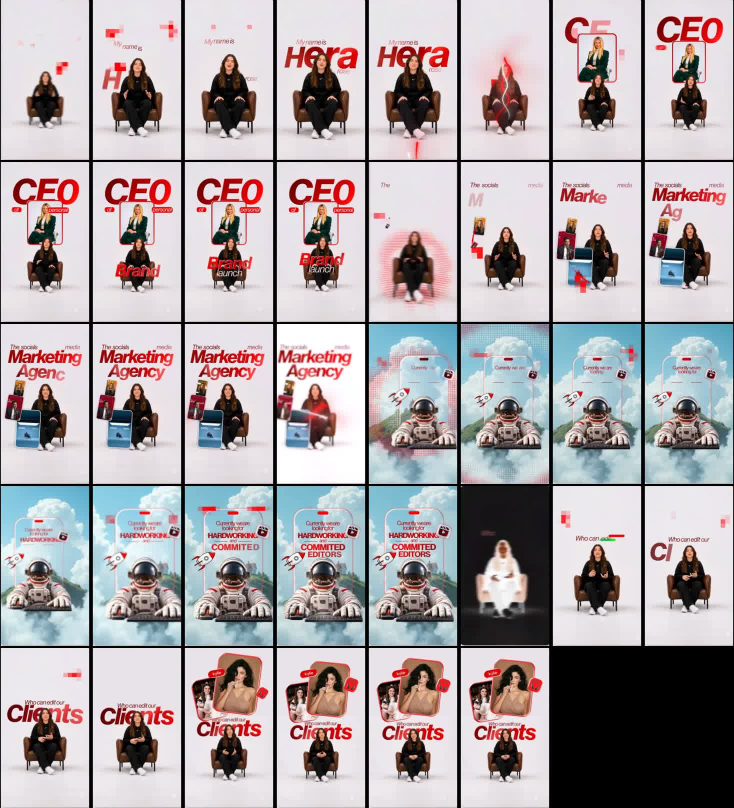
#> input picture .claude/skills/video-references/references/01-red-kinetic-talking-head.sheet.jpg, 1468 x 1616 px (shown at 1/2 size)
$ python composite.py ../../.claude/skills/video-references/references/01-red-kinetic-talking-head.sheet.jpg ../../.claude/skills/video-references/references/02-persian-pill-subtitles-split-card.sheet.jpg ../../.claude/skills/video-references/references/02-persian-pill-subtitles-split-card.sheet.jpg ../../.claude/skills/video-references/references/02-persian-pill-subtitles-split-card.sheet.jpg 5 5
#> lines starting #> are read from the running program, lines starting #| are printed output that depends on the picture; after the words box and inside, x2 and y2 are one past the last pixel; in counts of white or black regions, pixels touching at a corner belong together
# v2 compositor. usage: composite.py <src video> <broll dir> <gfx dir> <out dir> <nframes> [start end]
import sys, os, cv2, numpy as np
SRC, BR, G, O, N = sys.argv[1], sys.argv[2], sys.argv[3], sys.argv[4], int(sys.argv[5])
F0, F1 = (int(sys.argv[6]), int(sys.argv[7])) if len(sys.argv) > 7 else (0, N)
os.makedirs(O, exist_ok=True)
FPS, W, H = 25, 1080, 1920
clamp = lambda x, a=0, b=1: max(a, min(b, x)); lin = lambda t, a, b: clamp((t - a) / (b - a))
expoOut = lambda p: 1 if p >= 1 else 1 - 2 ** (-10 * p); expoIn = lambda p: 0 if p <= 0 else 2 ** (10 * p - 10)
eIO = lambda p: 4 * p ** 3 if p < .5 else 1 - (-2 * p + 2) ** 3 / 2
sIO = lambda p: p * p * (3 - 2 * p)

class Clip:
    def __init__(s, path): s.cap = cv2.VideoCapture(path); s.fps = s.cap.get(5); s.n = int(s.cap.get(7)); s.pos = -1; s.last = None
    def at(s, t):
        i = int(clamp(round(t * s.fps), 0, s.n - 1))
        if i == s.pos: return s.last
        if i < s.pos or i > s.pos + 30: s.cap.set(1, i); s.pos = i - 1
        while s.pos < i:
            ok, f = s.cap.read(); s.pos += 1
            if ok: s.last = f
        return s.last
src = Clip(SRC); drawer = Clip(BR + '/47082.mp4'); suv = Clip(BR + '/47835.mp4'); fire = Clip(BR + '/52312.mp4')

def upscale(f):
    u = cv2.resize(f, (1081, 1920), interpolation=cv2.INTER_LANCZOS4)[:, :1080]
    b = cv2.GaussianBlur(u, (0, 0), 1.3); return cv2.addWeighted(u, 1.35, b, -0.35, 0)
def cover(f, w=W, h=H, cx=0.5):
    fh, fw = f.shape[:2]; s = max(w / fw, h / fh); r = cv2.resize(f, (int(fw * s + .5), int(fh * s + .5)), interpolation=cv2.INTER_LANCZOS4)
    x = int(clamp((r.shape[1] * cx) - w / 2, 0, r.shape[1] - w)); y = (r.shape[0] - h) // 2; return r[y:y + h, x:x + w]
def transform(img, z, c):
    M = np.float32([[z, 0, c[0] - c[0] * z], [0, z, c[1] - c[1] * z]])
    return cv2.warpAffine(img, M, (W, H), flags=cv2.INTER_LINEAR, borderMode=cv2.BORDER_REFLECT)
# [9 lines left out: functions zoomblur, vblur, not called in this run]

# smooth zoom events: (t0, t1, amount, cx, cy, attack, release) — eased in/out, no shake
Z = [(3.10, 4.00, 0.07, 560, 860, 0.35, 0.45), (7.0, 9.45, 0.08, 560, 900, 2.0, 0.4), (11.24, 12.20, 0.05, 540, 900, 0.3, 0.4),
     (14.43, 15.80, 0.05, 540, 900, 0.35, 0.5), (20.20, 23.90, 0.10, 420, 1050, 0.6, 1.2), (26.80, 29.20, 0.07, 540, 960, 1.4, 0.3),
     (32.2, 35.6, 0.05, 560, 760, 2.4, 0.3), (35.73, 36.70, 0.10, 560, 760, 0.30, 0.45), (37.2, 41.0, 0.05, 540, 1000, 3.0, 0.3),
     (41.14, 42.00, 0.07, 540, 1000, 0.25, 0.5), (43.0, 48.7, 0.11, 540, 1000, 4.5, 0.6), (53.78, 57.40, 0.06, 540, 900, 0.4, 0.6),
     (55.30, 57.40, 0.03, 540, 900, 0.35, 0.6), (56.13, 57.40, 0.03, 540, 900, 0.35, 0.6), (60.57, 61.40, 0.05, 540, 960, 0.3, 0.4),
     (61.35, 64.10, 0.09, 600, 960, 1.5, 0.6), (65.85, 67.0, 0.04, 540, 900, 0.35, 0.5), (67.2, 71.6, 0.06, 540, 1000, 4.0, 0.3),
     (72.4, 80.5, 0.04, 540, 800, 3.0, 0.4)]
def zoom(t):
    z, cx, cy, ws = 1.0, 0.0, 0.0, 0.0
    if t < 1.6: z += 0.10 * (1 - sIO(lin(t, 0, 1.6)))
    for t0, t1, a, x, y, at, rl in Z:
        if t0 <= t <= t1:
            e = min(sIO(lin(t, t0, t0 + at)), 1 - sIO(lin(t, t1 - rl, t1)))
            z += a * e; cx += x * e; cy += y * e; ws += e
    if ws > 1e-3:
        c = (cx / ws, cy / ws); k = min(1, ws); c = (540 + (c[0] - 540) * k, 960 + (c[1] - 960) * k)
    else: c = (540, 960)
    return z, c

# B-roll card (top, reference-inspired): rounded, thin white border, soft shadow
CX0, CW, CH, CY0 = 90, 900, 506, 300
def rounded_mask(w, h, r):
#> called with w = 900, h = 506, r = 40
    m = np.zeros((h, w), np.uint8); cv2.rectangle(m, (r, 0), (w - r, h), 255, -1); cv2.rectangle(m, (0, r), (w, h - r), 255, -1)
#> after `cv2.rectangle(m, (r, 0), (w - r, h), 255, -1)`:
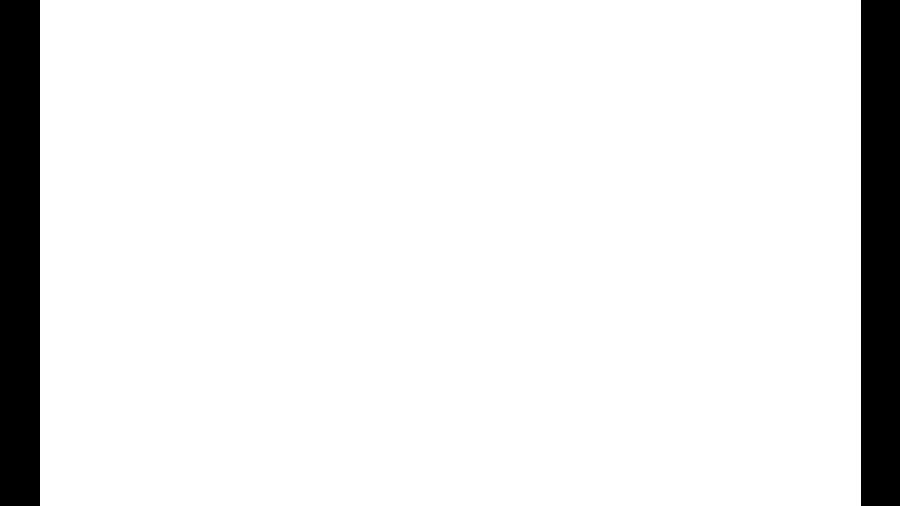
#> m: shape (506, 900); 91.2% white; 2 black regions, box (x1, y1, x2, y2) and area: (0, 0, 40, 506) 20240, (861, 0, 900, 506) 19734
#> after `cv2.rectangle(m, (0, r), (w, h - r), 255, -1)`:
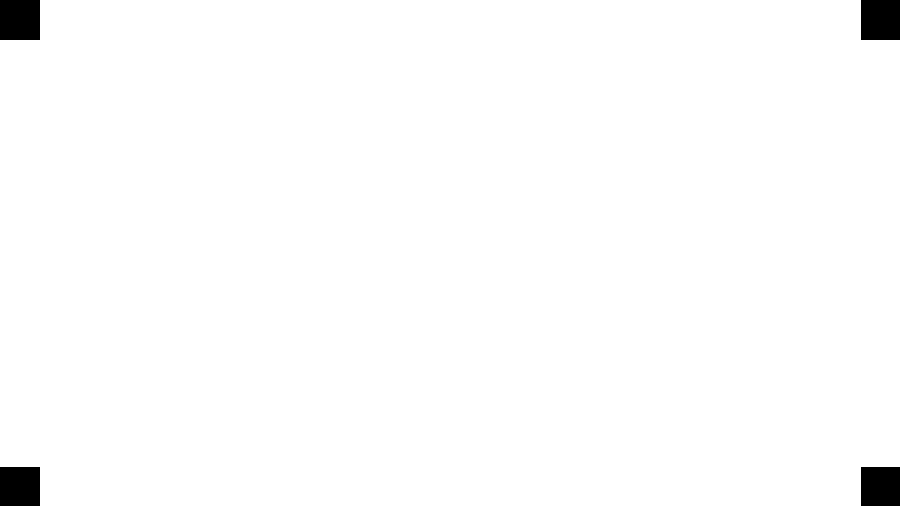
#> m: shape (506, 900); 98.6% white; 4 black regions, box (x1, y1, x2, y2) and area: (0, 0, 40, 40) 1600, (861, 0, 900, 40) 1560, (0, 467, 40, 506) 1560, (861, 467, 900, 506) 1521
    for x, y in [(r, r), (w - r, r), (r, h - r), (w - r, h - r)]: cv2.circle(m, (x, y), r, 255, -1)
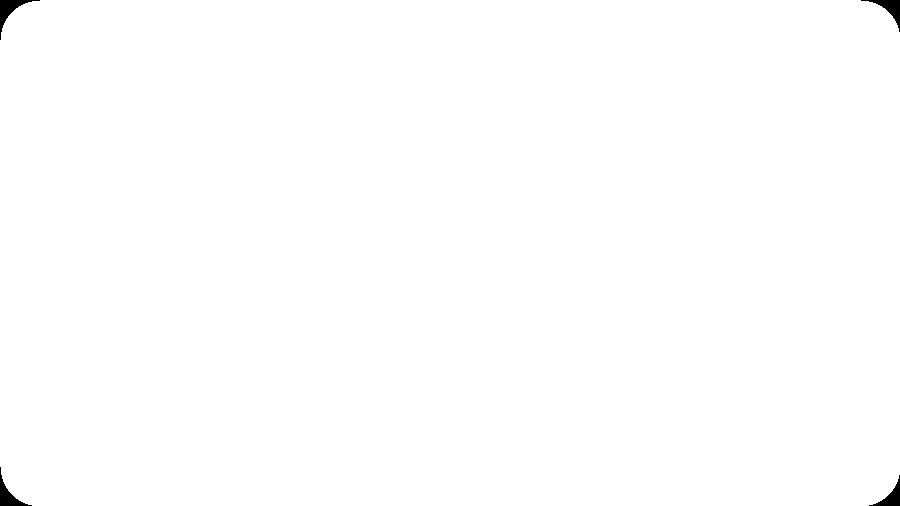
#> m: shape (506, 900); 99.7% white; 4 black regions, box (x1, y1, x2, y2) and area: (0, 0, 40, 40) 384, (861, 0, 900, 32) 344, (0, 467, 32, 506) 344, (869, 475, 900, 506) 305
    return cv2.GaussianBlur(m, (0, 0), 1.0).astype(np.float32)[..., None] / 255
CMASK = rounded_mask(CW, CH, 40)
BORDER = np.clip(CMASK - cv2.erode(CMASK, np.ones((5, 5), np.uint8))[..., None], 0, 1)
SHADOW = cv2.GaussianBlur(np.pad(CMASK[..., 0], 60), (0, 0), 26)[..., None]
# [28 lines left out: functions card_offset, paste, put_card, not called in this run]

def heat(img, t, amt):
    yy, xx = np.mgrid[0:H, 0:W].astype(np.float32)
    return cv2.remap(img, xx + np.sin(yy / 26 + t * 12) * 3.5 * amt, yy + np.cos(xx / 34 + t * 9) * 2.0 * amt, cv2.INTER_LINEAR, borderMode=cv2.BORDER_REFLECT)
FIREMASK = np.clip((np.arange(H, dtype=np.float32) - 760) / 760, 0, 1)[:, None, None] ** 1.4
VIG = None

for n in range(F0, min(F1, N)):
    t = n / FPS
    f = upscale(src.at(min(t, (src.n - 1) / FPS)))
#> in at, f is the input picture: shape (1616, 1468, 3); mean B, G, R 167.6, 164.5, 172.3
#> in upscale, `u = cv2.resize(f, (1081, 1920), interpolation=cv2.INTER_LANCZOS4)[:, :..`:
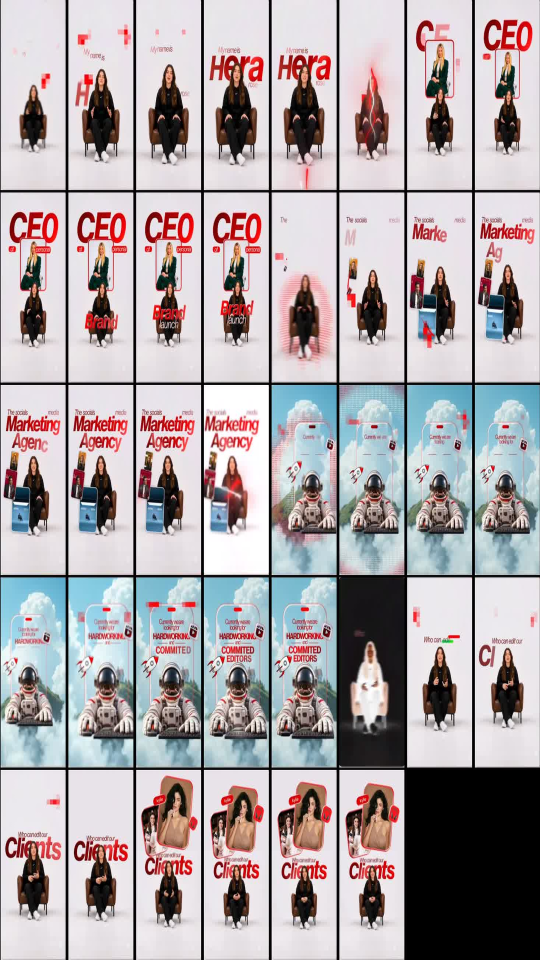
#> u: shape (1920, 1080, 3) (shown at 1/2 size); mean B, G, R 167.8, 164.7, 172.5
    z, c = zoom(t)
    if t > 80.56: z *= 1 + 0.06 * sIO(lin(t, 80.56, 81.32))
    frame = transform(f, z, c)
#> in transform, `return cv2.warpAffine(img, M, (W, H), flags=cv2.INTER_LINEAR, borderMo..`:
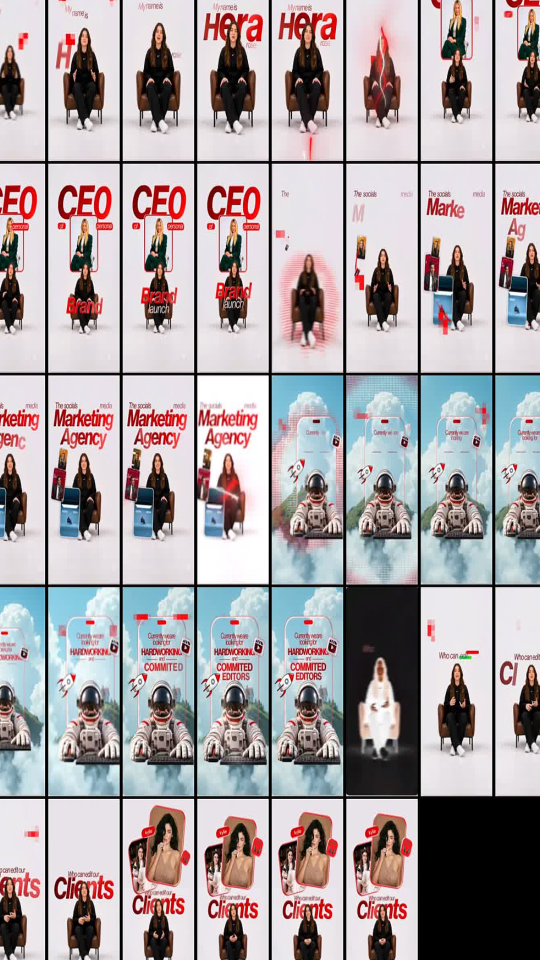
#> returned value: shape (1920, 1080, 3) (shown at 1/2 size); mean of channels 0, 1, 2 164.1, 161.3, 169.5; drawn as B, G, R
    # --- box B-roll: tool drawer card 18.00 -> 21.92 ---
    if 18.0 <= t <= 21.92:
        frame = put_card(frame, drawer.at(1.2 + (t - 18.0) * 0.9), t)
    # --- SUV wheel B-roll, full screen 29.40 -> 31.32, zoom-through transitions ---
    if 29.22 <= t < 29.40: frame = zoomblur(transform(frame, 1 + 0.35 * expoIn(lin(t, 29.22, 29.40)), (540, 960)), 0.30 * lin(t, 29.22, 29.40))
    if 29.40 <= t < 31.32:
        sf = cover(suv.at(1.0 + (t - 29.40)), cx=0.30)
        p = expoOut(lin(t, 29.40, 29.70)); q = expoIn(lin(t, 31.12, 31.32))
        sz = 1.28 - 0.28 * p + 0.06 * lin(t, 29.4, 31.3) + 0.30 * q
        frame = zoomblur(transform(sf, sz, (540, 960)), 0.28 * (1 - p) + 0.30 * q)
        frame = cv2.convertScaleAbs(frame, alpha=1.04, beta=-4)
    if 31.32 <= t < 31.56: frame = zoomblur(transform(frame, 1.25 - 0.25 * expoOut(lin(t, 31.32, 31.56)), (540, 960)), 0.25 * (1 - expoOut(lin(t, 31.32, 31.56))))
    # --- burning hand 61.30 -> 64.0 ---
    fa = min(sIO(lin(t, 61.20, 61.60)), 1 - sIO(lin(t, 63.55, 64.05))) if 61.2 <= t <= 64.05 else 0
    if fa > 0:
        frame = heat(frame, t, fa)
        fl = cover(fire.at(1.0 + (t - 61.2) * 1.1), W, 1100); flames = np.zeros((H, W, 3), np.float32); flames[H - 1100:] = fl
        flames *= FIREMASK * fa
        fr = frame.astype(np.float32); fr = 255 - (255 - fr) * (255 - flames) / 255
        if VIG is None:
            VIG = np.ones((H, W), np.float32); cv2.circle(VIG, (W // 2, H // 2), 720, 0, -1); VIG = cv2.GaussianBlur(VIG, (0, 0), 170)[..., None]
        fr = fr * (1 + (np.array([0.86, 0.95, 1.08], np.float32) - 1) * fa) + VIG * np.array([0, 45, 210], np.float32) * 0.45 * fa * (0.8 + 0.2 * np.sin(t * 6))
        frame = np.clip(fr, 0, 255).astype(np.uint8)
    # graphics overlay
    gp = f'{G}/{n:05d}.png'
    fr = frame.astype(np.float32)
    if os.path.exists(gp):
        gi = cv2.imread(gp, cv2.IMREAD_UNCHANGED); a = gi[..., 3:4].astype(np.float32) / 255
        fr = fr * (1 - a) + gi[..., :3].astype(np.float32) * a
    if t > 80.72: fr *= 1 - sIO(lin(t, 80.72, 81.32))
    cv2.imwrite(f'{O}/{n:05d}.jpg', np.clip(fr, 0, 255).astype(np.uint8), [cv2.IMWRITE_JPEG_QUALITY, 95])
print('ok', F0, F1)
